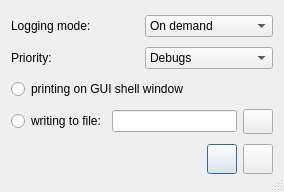
<ui version="4.0" stdsetdef="1" >
  <author></author>
  <comment></comment>
  <exportmacro></exportmacro>
  <class>TGo4LogSettings</class>
  <widget class="QDialog" name="TGo4LogSettingsInstance" >
    <property name="geometry" >
      <rect>
        <x>0</x>
        <y>0</y>
        <width>284</width>
        <height>192</height>
      </rect>
    </property>
    <property name="windowTitle" >
      <string>Setup GUI Logging</string>
    </property>
    <property name="sizeGripEnabled" >
      <bool>true</bool>
    </property>
    <layout class="QGridLayout" >
      <item row="4" column="0" >
        <layout class="QHBoxLayout" >
          <property name="margin" >
            <number>0</number>
          </property>
          <property name="spacing" >
            <number>6</number>
          </property>
          <item>
            <spacer name="Horizontal Spacing2" >
              <property name="sizeHint" >
                <size>
                  <width>20</width>
                  <height>20</height>
                </size>
              </property>
              <property name="sizeType" >
                <enum>QSizePolicy::Expanding</enum>
              </property>
              <property name="orientation" >
                <enum>Qt::Horizontal</enum>
              </property>
            </spacer>
          </item>
	     <item>
	      <widget class="QPushButton" name="buttonOk">
	       <property name="minimumSize" >
	        <size>
	         <width>30</width>
	         <height>30</height>
	        </size>
	       </property>
	       <property name="maximumSize" >
	        <size>
	         <width>30</width>
	         <height>30</height>
	        </size>
	       </property>
              <property name="autoDefault" >
                <bool>true</bool>
              </property>
              <property name="default" >
                <bool>true</bool>
              </property>
	       <property name="icon" >
	         <pixmap>:/icons/OK16.png</pixmap>
	       </property>
	        <property name="toolTip" stdset="0">
	            <string>Take settings.</string>
	        </property>
	      </widget>
	     </item>
	     <item>
	      <widget class="QPushButton" name="buttonCancel">
	       <property name="minimumSize" >
	        <size>
	         <width>30</width>
	         <height>30</height>
	        </size>
	       </property>
	       <property name="maximumSize" >
	        <size>
	         <width>30</width>
	         <height>30</height>
	        </size>
	       </property>
              <property name="autoDefault" >
                <bool>true</bool>
              </property>
              <property name="default" >
                <bool>false</bool>
              </property>
	       <property name="icon" >
	         <pixmap>:/icons/close16.png</pixmap>
	       </property>
	        <property name="toolTip" stdset="0">
	            <string>Close panel without changes.</string>
	        </property>
	      </widget>
	     </item>
        </layout>
      </item>
      <item row="3" column="0" >
        <layout class="QHBoxLayout" >
          <item>
            <widget class="QRadioButton" name="LogfileWrite" >
              <property name="text" >
                <string>writing to file:</string>
              </property>
              <property name="toolTip" stdset="0" >
                <string>Enable logging to file.</string>
              </property>
            </widget>
          </item>
          <item>
            <widget class="QLineEdit" name="LogfileName" />
          </item>
          <item>
            <widget class="QToolButton" name="FileNameLog" >
              <property name="sizePolicy" >
                <sizepolicy>
                  <hsizetype>0</hsizetype>
                  <vsizetype>0</vsizetype>
                  <horstretch>0</horstretch>
                  <verstretch>0</verstretch>
                </sizepolicy>
              </property>
              <property name="minimumSize" >
                <size>
                  <width>30</width>
                  <height>25</height>
                </size>
              </property>
              <property name="maximumSize" >
                <size>
                  <width>30</width>
                  <height>25</height>
                </size>
              </property>
              <property name="text" >
                <string/>
              </property>
              <property name="icon" >
                <iconset>:/icons/findfile.png</iconset>
              </property>
              <property name="toolTip" stdset="0" >
                <string>Browse for output file.</string>
              </property>
            </widget>
          </item>
        </layout>
      </item>
      <item row="2" column="0" >
        <layout class="QHBoxLayout" >
          <item>
            <widget class="QRadioButton" name="LogfilePrint" >
              <property name="text" >
                <string>printing on GUI shell window</string>
              </property>
              <property name="toolTip" stdset="0" >
                <string>Enable logging in GUI shell window.</string>
              </property>
            </widget>
          </item>
          <item>
            <spacer name="Horizontal Spacing2_2" >
              <property name="sizeHint" >
                <size>
                  <width>110</width>
                  <height>20</height>
                </size>
              </property>
              <property name="sizeType" >
                <enum>QSizePolicy::Expanding</enum>
              </property>
              <property name="orientation" >
                <enum>Qt::Horizontal</enum>
              </property>
            </spacer>
          </item>
        </layout>
      </item>
      <item row="1" column="0" >
        <layout class="QHBoxLayout" >
          <item>
            <widget class="QLabel" name="IgnoreLabel" >
              <property name="text" >
                <string>Priority:</string>
              </property>
              <property name="wordWrap" >
                <bool>false</bool>
              </property>
            </widget>
          </item>
          <item>
            <widget class="QComboBox" name="IgnoreCombo" >
              <property name="toolTip" stdset="0" >
                <string>Priorities below selected one are included.</string>
              </property>
              <item>
                <property name="text" >
                  <string>Debugs</string>
                </property>
              </item>
              <item>
                <property name="text" >
                  <string>Infos</string>
                </property>
              </item>
              <item>
                <property name="text" >
                  <string>Warnings</string>
                </property>
              </item>
              <item>
                <property name="text" >
                  <string>Errors</string>
                </property>
              </item>
            </widget>
          </item>
        </layout>
      </item>
      <item row="0" column="0" >
        <layout class="QHBoxLayout" >
          <item>
            <widget class="QLabel" name="ModeLabel" >
              <property name="text" >
                <string>Logging mode:</string>
              </property>
              <property name="wordWrap" >
                <bool>false</bool>
              </property>
            </widget>
          </item>
          <item>
            <widget class="QComboBox" name="ModeCombo" >
              <property name="toolTip" stdset="0" >
                <string>Defines when logging shall be done.</string>
              </property>
              <item>
                <property name="text" >
                  <string>On demand</string>
                </property>
              </item>
              <item>
                <property name="text" >
                  <string>Automatic</string>
                </property>
              </item>
            </widget>
          </item>
        </layout>
      </item>
    </layout>
  </widget>
  <layoutdefault spacing="6" margin="11" />
  <connections>
    <connection>
      <sender>buttonOk</sender>
      <signal>clicked()</signal>
      <receiver>TGo4LogSettingsInstance</receiver>
      <slot>accept()</slot>
    </connection>
    <connection>
      <sender>buttonCancel</sender>
      <signal>clicked()</signal>
      <receiver>TGo4LogSettingsInstance</receiver>
      <slot>reject()</slot>
    </connection>
    <connection>
      <sender>LogfileWrite</sender>
      <signal>toggled(bool)</signal>
      <receiver>LogfileName</receiver>
      <slot>setEnabled(bool)</slot>
    </connection>
    <connection>
      <sender>LogfileWrite</sender>
      <signal>toggled(bool)</signal>
      <receiver>FileNameLog</receiver>
      <slot>setEnabled(bool)</slot>
    </connection>
  </connections>
</ui>
